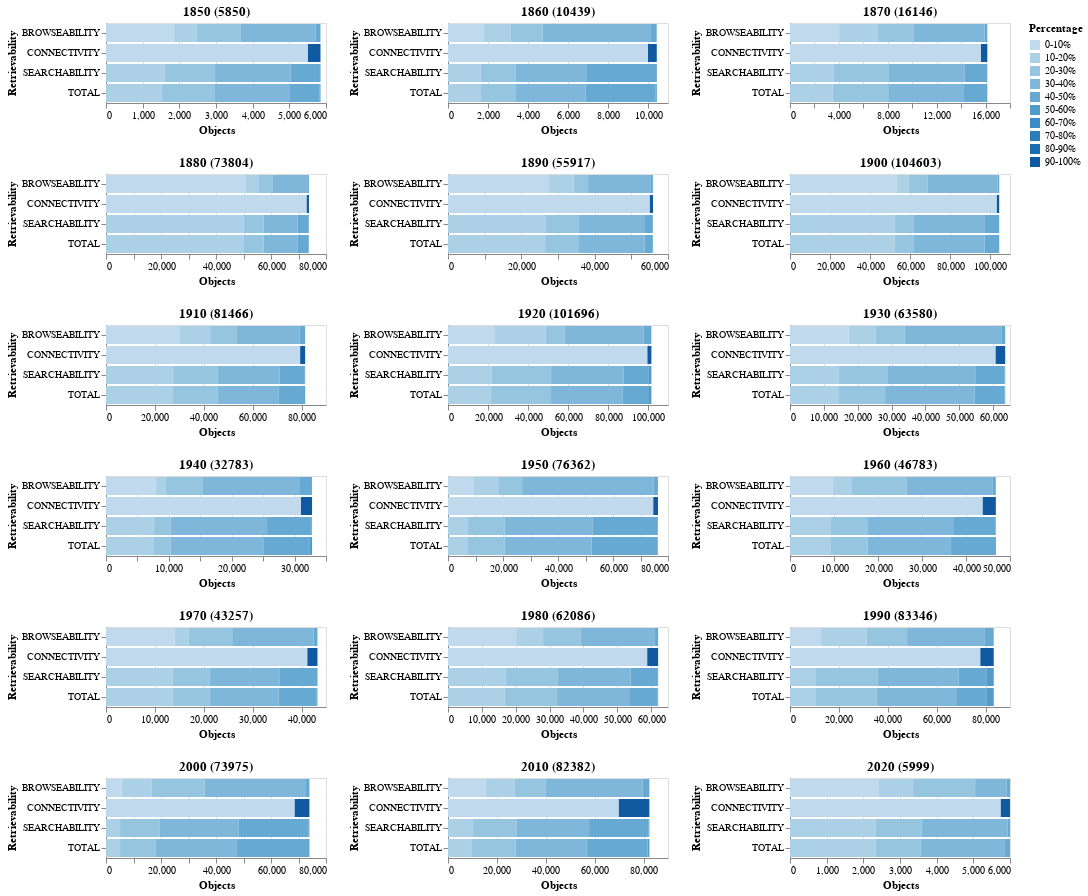

Notebook code cell kept with this figure:
### Code cell
import altair as alt

ranges = [0,0.1,0.2,0.3,0.4,0.5,0.6,0.7,0.8,0.9,1]
count =0

dept_col_counts = None
charts = []
hcharts = []

for decade in range(1850,2030,10):
  dept_rows_df = pd.DataFrame()
  dept_stats_df = tidied_df.loc[tidied_df[' accessionYear'].between(decade, decade+9)]

  # Now need to loop over each completeness coll in turn
  for column in dept_stats_df.columns[1:]:
    # Group into counts of percentages 0-10, 10-20, ... 90-100
    # dept_col_counts = dept_stats_df[column].value_counts(bins=10, sort=False)
    
    dept_col_counts = dept_stats_df[column].groupby(pd.cut(dept_stats_df[column], ranges, labels=["0-10%","10-20%","20-30%","30-40%","40-50%","50-60%","60-70%","70-80%","80-90%","90-100%"], include_lowest=True)).count()
    dept_col_counts.name = column
    dept_rows_df = dept_rows_df.append(dept_col_counts, ignore_index=False)
    
  dept_rows_df = dept_rows_df.rename_axis('Retrievability').rename_axis('Percentages', axis='columns')
    # TO handle converting from CategoricalIndex - may change https://github.com/pandas-dev/pandas/issues/19136
  dept_rows_df.columns = dept_rows_df.columns.tolist()
 #   print(dept_rows_df)
  dept_rows_df = dept_rows_df.reset_index()

  dept_rows_melt_df = dept_rows_df.melt(id_vars=['Retrievability'], var_name='Percentage', value_name='Objects')
  
  chart = alt.Chart(dept_rows_melt_df).mark_bar().encode(
       x=alt.X('Objects:Q', axis=alt.Axis(title='Objects')),
       y='Retrievability:O',
        color='Percentage:O',
       tooltip=['Percentage', 'Objects']
    ).properties(width=220, title="%d (%d)" % (decade, len(dept_stats_df)))
  charts.append(chart)
  if count > 1:
      hcharts.append(alt.hconcat(*charts))
      charts = []
      count = 0
  else:
      count += 1
        
hcharts.append(alt.hconcat(*charts))

alt.vconcat(*hcharts).configure_concat(spacing=20)
